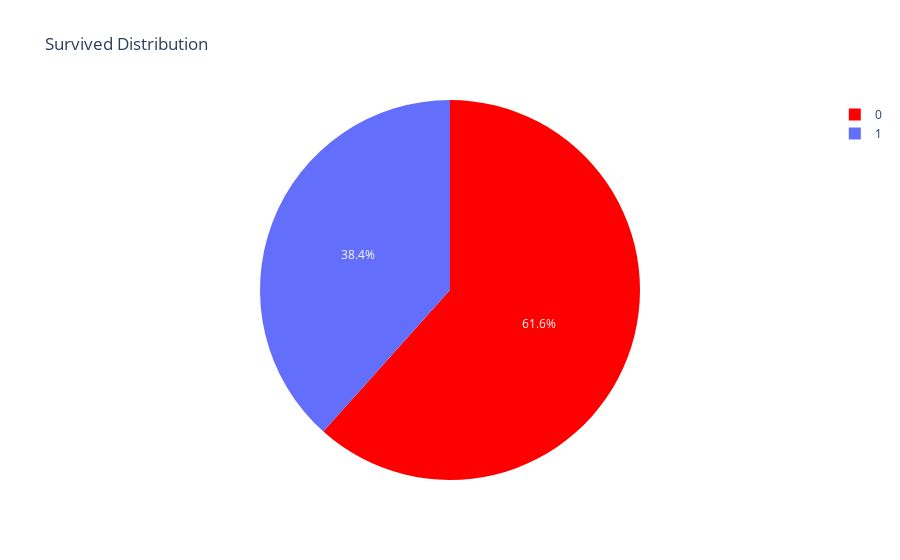

The cell this chart's notebook holds for it:
### Code cell
init_notebook_mode(connected=True)

lab = train["Survived"].value_counts().keys().tolist() #labels
val = train["Survived"].value_counts().values.tolist() #values
trace = go.Pie(labels=lab, 
                values=val, 
                marker=dict(colors=['red']), 
                hoverinfo="value"                    # Seting values to 
              )
data = [trace]

#layout: you can plot title, x and y axis titles or show legends 
layout = go.Layout(title="Survived Distribution")    #set title
 
#figure: when you want to show on a graph, it takes the defined data and layout parameters
fig = go.Figure(data = data,layout = layout)
iplot(fig)

### Figure 1 — Plotly figure (JSON) as saved in the notebook; plotly's stock layout.template omitted (floating-point values rounded to 4 significant figures)
{"data": [{"hoverinfo": "value", "labels": [0, 1], "marker": {"colors": ["red"]}, "type": "pie", "values": [549, 342]}], "layout": {"title": {"text": "Survived Distribution"}}}
